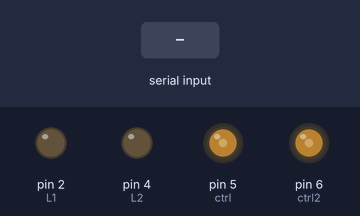
The sketch below on a simulated Arduino Uno, built with avr-gcc and run on an emulated ATmega328P. Shown: output pins drawn as LEDs (lit = HIGH). The test bench sets the inputs (shaded band). Pins used as bus, display or sensor lines are not drawn.

Above: at 1.2 s.
1.3 s: "8" received over Serial
At 1.9 s:
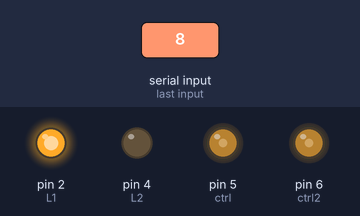
2.8 s: "4" received over Serial
At 4.0 s:
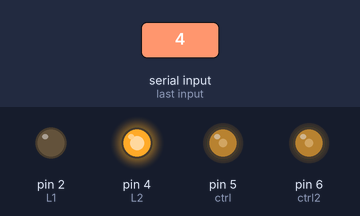
4.3 s: "7" received over Serial
At 5.4 s:
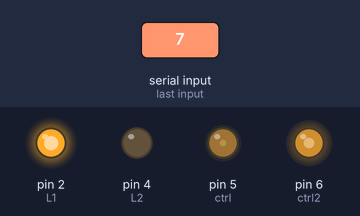
5.8 s: "9" received over Serial
At 6.5 s:
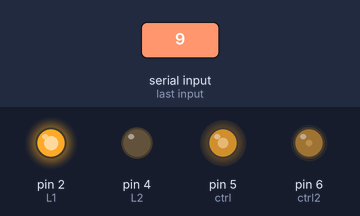
7.3 s: "6" received over Serial
At 7.7 s:
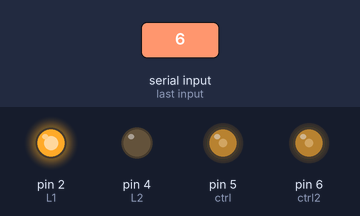
8.8 s: "5" received over Serial
At 10.0 s:
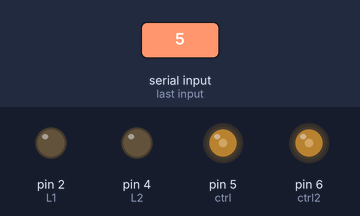
Timing chart, 0 to 11.3 s (numbered marks = the images above; inputs shaded):
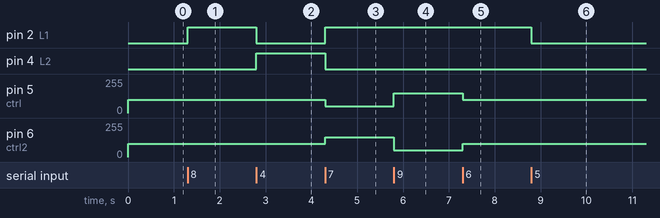

Measured:
- after the input at 1.3 s, pin 2 (L1): LOW → HIGH at once
- after the input at 2.8 s, pin 2 (L1): HIGH → LOW at once; pin 4 (L2): LOW → HIGH at once
- after the input at 4.3 s, pin 2 (L1): LOW → HIGH at once; pin 4 (L2): HIGH → LOW at once; pin 5 (ctrl): 100/255 → 50/255 at once; pin 6 (ctrl2): 100/255 → 150/255 at once
- after the input at 5.8 s, pin 5 (ctrl): 50/255 → 150/255 at once; pin 6 (ctrl2): 150/255 → 50/255 at once
- after the input at 7.3 s, pin 5 (ctrl): 150/255 → 100/255 at once; pin 6 (ctrl2): 50/255 → 100/255 at once
- after the input at 8.8 s, pin 2 (L1): HIGH → LOW at once

The sketch:

Ball_Follower.ino
```cpp
const int L1 = 2;
const int L2 = 4;
const int R1 = 8;
const int R2 = 7;

const int ctrl = 5;       //PWM FOR LEFT
const int ctrl2= 6;       //PWM FOR RIGHT

int pace=100;         //DEFAULT MOTION SPEED
int pace2=100;        //DEFAULT MOTION SPEED
void setup() {
    Serial.begin(9600);
    pinMode(L1,OUTPUT);
    pinMode(L2,OUTPUT);
    pinMode(R1,OUTPUT);
    pinMode(R2,OUTPUT);
    pinMode(ctrl,OUTPUT);
    pinMode(ctrl2,OUTPUT);

  digitalWrite(L1,LOW);
  digitalWrite(L2,LOW);
  digitalWrite(R1,LOW);
  digitalWrite(R2,LOW);
  analogWrite(ctrl,100);
  analogWrite(ctrl2,100);

}

void loop() {

  if(Serial.available()>0){
    int val = Serial.read();

      if(val=='8')                      //frwd
          updateValue(1,0,1,0);

      else if(val=='6')                 //right turn
          updateValue(1,0,0,1);

      else if(val=='4')                 //left turn
          updateValue(0,1,1,0);

      else if(val=='7')                 //left frwd
          LF();

      else if(val=='9')                 //right frwd
          RF();

      else if(val=='5')                 //STOP
          updateValue(0,0,0,0);


  }
}

void updateValue(int a, int b, int c, int d)
{
  digitalWrite(L1,a);digitalWrite(L2,b);
  digitalWrite(R1,c);digitalWrite(R2,d);
  analogWrite(ctrl,100);
  analogWrite(ctrl2,100);

}
void LF()
{

  digitalWrite(L1,HIGH);digitalWrite(L2,LOW);
  digitalWrite(R1,HIGH);digitalWrite(R2,LOW);

  analogWrite(ctrl,50);
  analogWrite(ctrl2,150);

}

void RF()
{

  digitalWrite(L1,HIGH);digitalWrite(L2,LOW);
  digitalWrite(R1,HIGH);digitalWrite(R2,LOW);

  analogWrite(ctrl,150);
  analogWrite(ctrl2,50);
}
```
